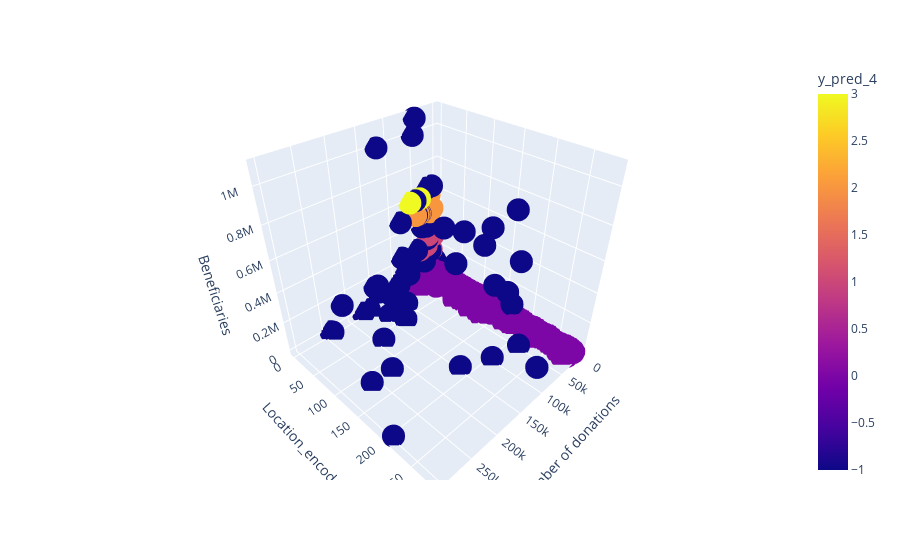

Notebook source saved alongside this figure:
### Code cell
#df_2 = df[['Number of donations','Beneficiaries','Location_encoded','Hijri_Month']]

import plotly
import plotly.express as px

fig = px.scatter_3d(X4, x='Number of donations', y='Location_encoded', z='Beneficiaries',
              color='y_pred_4')
fig.show()

### Figure 1 — Plotly figure (JSON) as saved in the notebook; plotly's stock layout.template omitted (floating-point values rounded to 4 significant figures; data arrays with more than 128 entries replaced by an {"elided": "..."} marker saying what was removed)
{"data": [{"hovertemplate": "Number of donations=%{x}<br>Location_encoded=%{y}<br>Beneficiaries=%{z}<br>y_pred_4=%{marker.color}<extra></extra>", "legendgroup": "", "marker": {"color": {"elided": "1485 int values"}, "coloraxis": "coloraxis", "symbol": "circle"}, "mode": "markers", "name": "", "scene": "scene", "showlegend": false, "type": "scatter3d", "x": {"elided": "1485 int values"}, "y": {"elided": "1485 int values"}, "z": {"elided": "1485 int values"}}], "layout": {"coloraxis": {"colorbar": {"title": {"text": "y_pred_4"}}, "colorscale": [[0, "#0d0887"], [0.1111, "#46039f"], [0.2222, "#7201a8"], [0.3333, "#9c179e"], [0.4444, "#bd3786"], [0.5556, "#d8576b"], [0.6667, "#ed7953"], [0.7778, "#fb9f3a"], [0.8889, "#fdca26"], [1, "#f0f921"]]}, "legend": {"tracegroupgap": 0}, "margin": {"t": 60}, "scene": {"domain": {"x": [0, 1], "y": [0, 1]}, "xaxis": {"title": {"text": "Number of donations"}}, "yaxis": {"title": {"text": "Location_encoded"}}, "zaxis": {"title": {"text": "Beneficiaries"}}}}}
